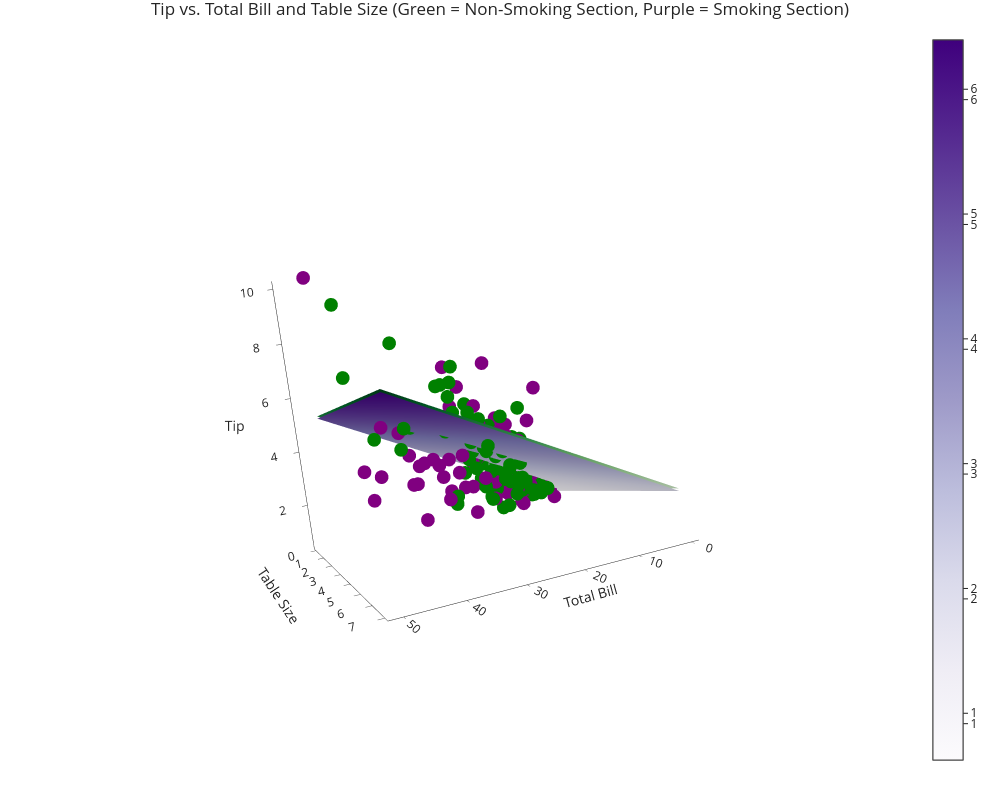

This figure's notebook cell:
### Markdown cell above
Note that the two planes are very close to one another – you'll have to zoom in to see the difference.

### Code cell
# pio.renderers.default = 'plotly_mimetype+notebook' # If it doesn't render, try uncommenting this.

XX, YY = np.mgrid[0:50:2, 0:8:1]
Z_0 = model_three.intercept_ + model_three.coef_[0] * XX + model_three.coef_[1] * YY + model_three.coef_[2] * 0
Z_1 = model_three.intercept_ + model_three.coef_[0] * XX + model_three.coef_[1] * YY + model_three.coef_[2] * 1
plane_0 = go.Surface(x=XX, y=YY, z=Z_0, colorscale='Greens')
plane_1 = go.Surface(x=XX, y=YY, z=Z_1, colorscale='Purples')

fig = go.Figure(data=[plane_0, plane_1])

tips_0 = tips[tips['smoker'] == 'No']
tips_1 = tips[tips['smoker'] == 'Yes']

fig.add_trace(go.Scatter3d(x=tips_0['total_bill'], 
                           y=tips_0['size'], 
                           z=tips_0['tip'], mode='markers', marker = {'color': 'green'}))

fig.add_trace(go.Scatter3d(x=tips_1['total_bill'], 
                           y=tips_1['size'], 
                           z=tips_1['tip'], mode='markers', marker = {'color': 'purple'}))

fig.update_layout(scene = dict(
    xaxis_title='Total Bill',
    yaxis_title='Table Size',
    zaxis_title='Tip'),
  title='Tip vs. Total Bill and Table Size (Green = Non-Smoking Section, Purple = Smoking Section)',
    width=1000, height=800,
    showlegend=False)

### Figure 1 — Plotly figure (JSON) as saved in the notebook; plotly's stock layout.template omitted (floating-point values rounded to 4 significant figures; data arrays with more than 128 entries replaced by an {"elided": "..."} marker saying what was removed)
{"data": [{"colorscale": [[0, "rgb(247,252,245)"], [0.125, "rgb(229,245,224)"], [0.25, "rgb(199,233,192)"], [0.375, "rgb(161,217,155)"], [0.5, "rgb(116,196,118)"], [0.625, "rgb(65,171,93)"], [0.75, "rgb(35,139,69)"], [0.875, "rgb(0,109,44)"], [1, "rgb(0,68,27)"]], "type": "surface", "x": {"elided": "25x8 int values"}, "y": {"elided": "25x8 int values"}, "z": {"elided": "25x8 float values"}}, {"colorscale": [[0, "rgb(252,251,253)"], [0.125, "rgb(239,237,245)"], [0.25, "rgb(218,218,235)"], [0.375, "rgb(188,189,220)"], [0.5, "rgb(158,154,200)"], [0.625, "rgb(128,125,186)"], [0.75, "rgb(106,81,163)"], [0.875, "rgb(84,39,143)"], [1, "rgb(63,0,125)"]], "type": "surface", "x": {"elided": "25x8 int values"}, "y": {"elided": "25x8 int values"}, "z": {"elided": "25x8 float values"}}, {"marker": {"color": "green"}, "mode": "markers", "type": "scatter3d", "x": {"elided": "151 float values"}, "y": {"elided": "151 int values"}, "z": {"elided": "151 float values"}}, {"marker": {"color": "purple"}, "mode": "markers", "type": "scatter3d", "x": [3.07, 26.59, 7.74, 11.24, 20.9, 14.48, 12.16, 10.09, 25.21, 50.81, 22.67, 23.33, 27.18, 30.14, 16.32, 23.17, 20.49, 25.28, 30.06, 13, 11.02, 13.42, 15.01, 28.97, 16.27, 40.55, 32.83, 12.6, 10.63, 16.58, 7.25, 17.51, 31.85, 17.89, 40.17, 44.3, 13.42, 38.01, 12.76, 16.82, 34.63, 45.35, 18.71, 43.11, 28.17, 10.34, 21.01, 12.03, 15.36, 16, 8.58, 10.59, 19.81, 13.51, 24.01, 28.15, 22.42, 13, 15.69, 15.53, 25.89, 23.1, 30.46, 16.47, 5.75, 34.65, 15.81, 32.68, 15.48, 11.35, 24.27, 18.15, 22.12, 12.74, 14.31, 19.44, 17.92, 38.73, 15.69, 32.9, 13.27, 20.29, 13.81, 18.29, 27.28, 11.59, 12.9, 15.38, 9.6, 20.53, 28.44, 16.4, 26.86], "y": [1, 3, 2, 2, 3, 2, 2, 2, 2, 3, 2, 2, 2, 4, 2, 4, 2, 2, 3, 2, 2, 2, 2, 2, 2, 2, 2, 2, 2, 2, 2, 2, 2, 2, 4, 3, 2, 4, 2, 2, 2, 3, 3, 4, 3, 2, 2, 2, 2, 2, 1, 2, 2, 2, 4, 5, 2, 2, 2, 2, 4, 3, 5, 3, 2, 4, 2, 2, 2, 2, 2, 3, 2, 2, 2, 2, 2, 4, 3, 2, 2, 2, 2, 4, 2, 2, 2, 2, 2, 4, 2, 2, 2], "z": [1, 3.41, 1.44, 1.76, 3.5, 2, 2.2, 2, 4.29, 10, 2, 5.65, 2, 3.09, 4.3, 6.5, 4.06, 5, 2, 2, 1.98, 1.58, 2.09, 3, 2.5, 3, 1.17, 1, 2, 4, 5.15, 3, 3.18, 2, 4.73, 2.5, 3.48, 3, 2.23, 4, 3.55, 3.5, 4, 5, 6.5, 2, 3, 1.5, 1.64, 2, 1.92, 1.61, 4.19, 2, 2, 3, 3.48, 2, 1.5, 3, 5.16, 4, 2, 3.23, 1, 3.68, 3.16, 5, 2.02, 2.5, 2.03, 3.5, 2.88, 2.01, 4, 3, 3.08, 3, 3, 3.11, 2.5, 3.21, 2, 3.76, 4, 1.5, 1.1, 3, 4, 4, 2.56, 2.5, 3.14]}], "layout": {"height": 800, "scene": {"aspectmode": "auto", "aspectratio": {"x": 1, "y": 1, "z": 1}, "camera": {"center": {"x": 0, "y": 0, "z": 0}, "eye": {"x": 1.037, "y": 2.791, "z": 0.277}, "projection": {"type": "perspective"}, "up": {"x": -0.1304, "y": 0.04942, "z": 0.9902}}, "xaxis": {"title": {"text": "Total Bill"}, "type": "linear"}, "yaxis": {"title": {"text": "Table Size"}, "type": "linear"}, "zaxis": {"title": {"text": "Tip"}, "type": "linear"}}, "showlegend": false, "title": {"text": "Tip vs. Total Bill and Table Size (Green = Non-Smoking Section, Purple = Smoking Section)"}, "width": 1000}}
